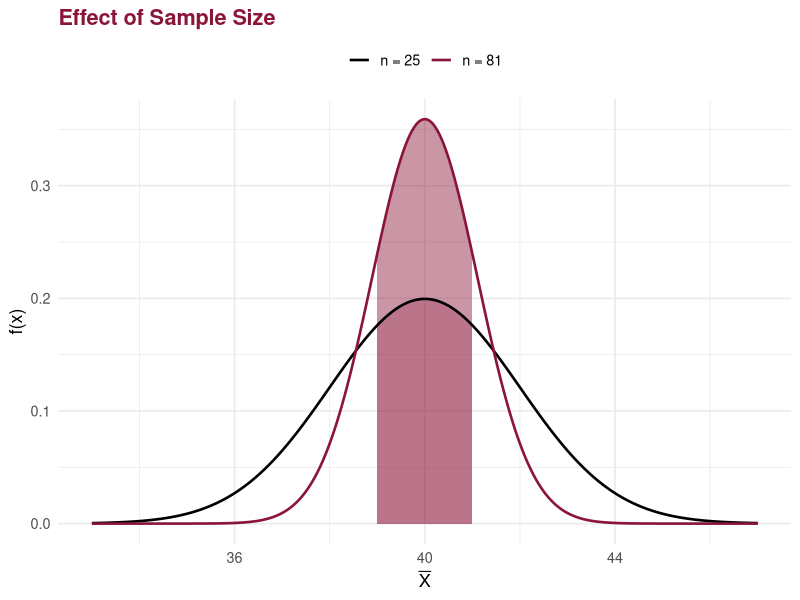
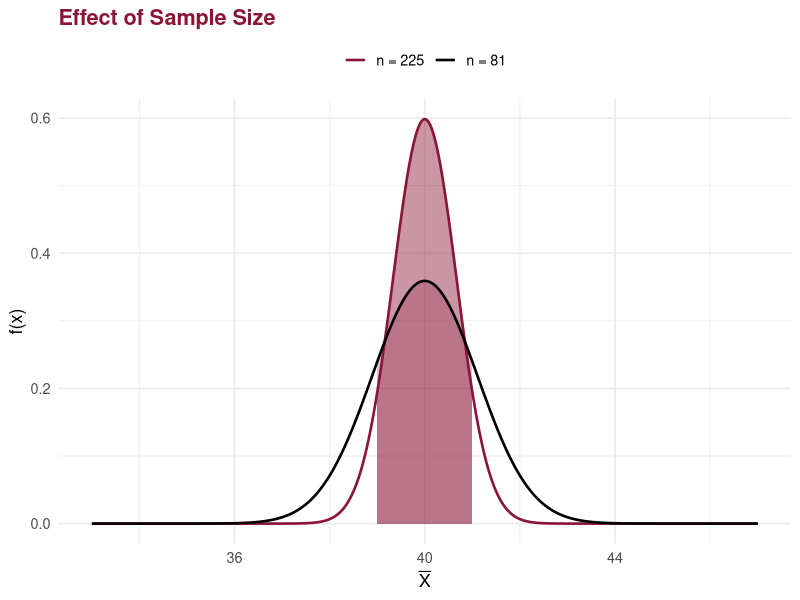
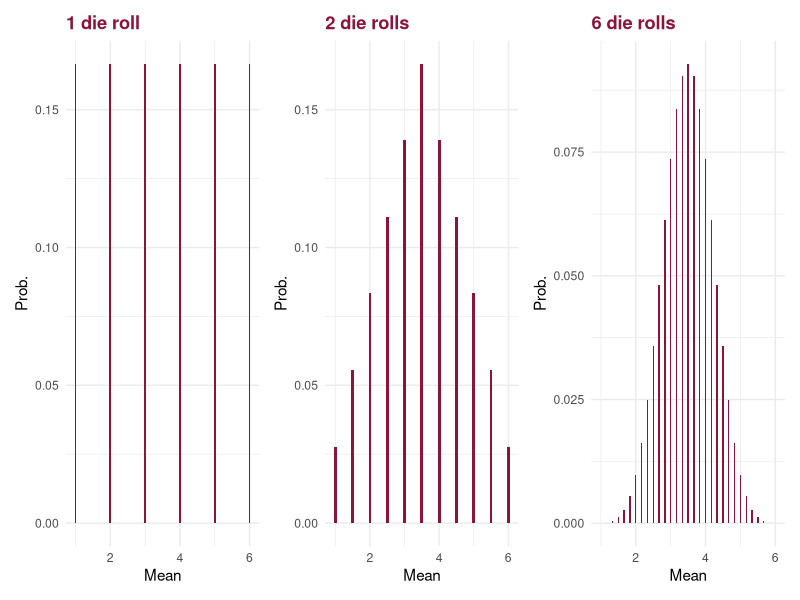

These figures' R source, in order:
## ---- chunk 1
#| fig-height: 3.2
#| fig-width: 7
#| fig-align: center
library(ggplot2)

mu <- 40
x  <- seq(33, 47, length.out = 500)

d25  <- dnorm(x, mu, 10/sqrt(25))
d81  <- dnorm(x, mu, 10/sqrt(81))

df <- data.frame(
  x    = rep(x, 2),
  y    = c(d25, d81),
  grp  = rep(c("n = 25", "n = 81"), each = 500)
)

# shaded regions
shade25 <- data.frame(x = x[x > 39 & x <= 41], y = dnorm(x[x > 39 & x <= 41], mu, 10/sqrt(25)))
shade81 <- data.frame(x = x[x > 39 & x <= 41], y = dnorm(x[x > 39 & x <= 41], mu, 10/sqrt(81)))

ggplot() +
  geom_ribbon(data = shade25, aes(x = x, ymin = 0, ymax = y), fill = "#8B1538", alpha = 0.25) +
  geom_ribbon(data = shade81, aes(x = x, ymin = 0, ymax = y), fill = "#8B1538", alpha = 0.45) +
  geom_line(data = df, aes(x = x, y = y, colour = grp, linetype = grp), linewidth = 0.9) +
  scale_colour_manual(values = c("n = 25" = "black", "n = 81" = "#8B1538")) +
  scale_linetype_manual(values = c("n = 25" = "solid", "n = 81" = "solid")) +
  labs(title = "Effect of Sample Size", x = expression(bar(X)), y = "f(x)",
       colour = NULL, linetype = NULL) +
  theme_minimal(base_size = 13) +
  theme(legend.position = "top",
        plot.title = element_text(colour = "#8B1538", face = "bold"))
## ---- chunk 2
#| fig-height: 3.0
#| fig-width: 7
#| fig-align: center
x <- seq(33, 47, length.out = 500)

d81  <- dnorm(x, 40, 10/sqrt(81))
d225 <- dnorm(x, 40, 10/sqrt(225))

df2 <- data.frame(
  x   = rep(x, 2),
  y   = c(d81, d225),
  grp = rep(c("n = 81", "n = 225"), each = 500)
)

shade81b  <- data.frame(x = x[x > 39 & x <= 41], y = dnorm(x[x > 39 & x <= 41], 40, 10/sqrt(81)))
shade225  <- data.frame(x = x[x > 39 & x <= 41], y = dnorm(x[x > 39 & x <= 41], 40, 10/sqrt(225)))

ggplot() +
  geom_ribbon(data = shade81b,  aes(x = x, ymin = 0, ymax = y), fill = "#8B1538", alpha = 0.25) +
  geom_ribbon(data = shade225,  aes(x = x, ymin = 0, ymax = y), fill = "#8B1538", alpha = 0.45) +
  geom_line(data = df2, aes(x = x, y = y, colour = grp), linewidth = 0.9) +
  scale_colour_manual(values = c("n = 81" = "black", "n = 225" = "#8B1538")) +
  labs(title = "Effect of Sample Size", x = expression(bar(X)), y = "f(x)",
       colour = NULL) +
  theme_minimal(base_size = 13) +
  theme(legend.position = "top",
        plot.title = element_text(colour = "#8B1538", face = "bold"))
## ---- chunk 3
#| fig-height: 3.2
#| fig-width: 10
#| fig-align: center
library(ggplot2)
library(patchwork)

die_mean_pmf <- function(n, faces = 1:6) {
  if (n == 1) {
    df <- data.frame(x = faces, prob = rep(1/6, 6))
    return(df)
  }
  # enumerate via convolution
  probs <- rep(1/6, 6)
  combined <- probs
  for (i in seq_len(n - 1)) {
    combined <- convolve(combined, rev(probs), type = "open")
  }
  vals <- seq(n, 6 * n) / n
  data.frame(x = vals, prob = combined)
}

p1 <- ggplot(die_mean_pmf(1),  aes(x = x, y = prob)) +
  geom_col(fill = "#8B1538", width = 0.05) +
  labs(title = "1 die roll", x = "Mean", y = "Prob.") +
  theme_minimal(base_size = 11) +
  theme(plot.title = element_text(colour = "#8B1538", face = "bold"))

p2 <- ggplot(die_mean_pmf(2),  aes(x = x, y = prob)) +
  geom_col(fill = "#8B1538", width = 0.08) +
  labs(title = "2 die rolls", x = "Mean", y = "Prob.") +
  theme_minimal(base_size = 11) +
  theme(plot.title = element_text(colour = "#8B1538", face = "bold"))

p3 <- ggplot(die_mean_pmf(6),  aes(x = x, y = prob)) +
  geom_col(fill = "#8B1538", width = 0.04) +
  labs(title = "6 die rolls", x = "Mean", y = "Prob.") +
  theme_minimal(base_size = 11) +
  theme(plot.title = element_text(colour = "#8B1538", face = "bold"))

p1 + p2 + p3
